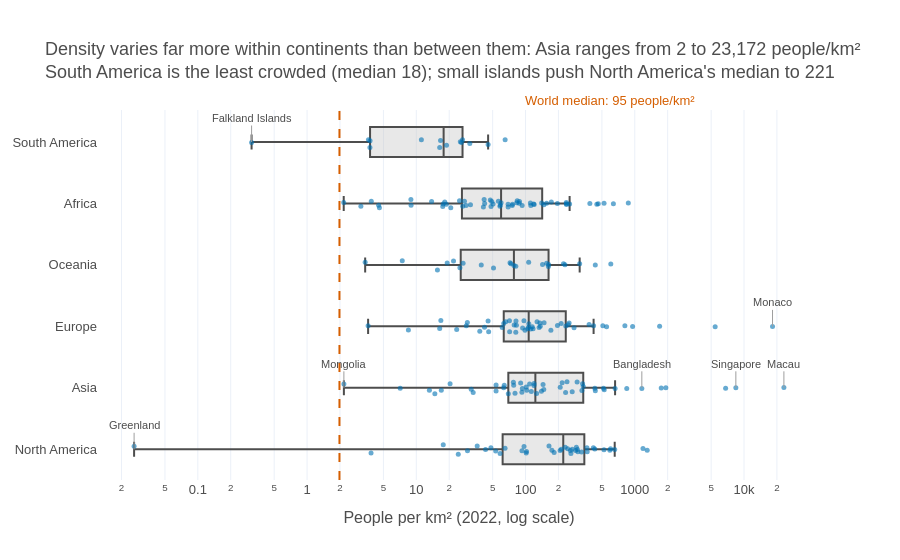

Source (notebook cell):
### Markdown cell above
**Chart choice & justification:** *Which chart did you choose, and why? Justify design choices.

*YOUR ANSWER HERE*

I chose the box plot with all countries shown as points because the question asks for the spread within and across continents, not just an average. A box plot shows the median, the middle 50% and the outliers for each continent side by side. With only 20–60 countries per continent, a box plot is clearer than a violin plot. Density uses a log scale because it ranges from under 1 to over 20,000 people per km². Continents are sorted by median and boxes are grey. The vermillion dashed line marks the world median, and the extreme countries are labelled.

### Code cell
# Q4
# YOUR CODE HERE

order = df.groupby('Continent')['Density'].median().sort_values().index.tolist()
world_med = df['Density'].median()
med = df.groupby('Continent')['Density'].median()

fig = px.box(df, x='Density', y='Continent', points='all', hover_name='Country',
             category_orders={'Continent': order}, log_x=True,
             template='plotly_white', height=560)
fig.update_traces(marker=dict(color='#0072B2', size=5, opacity=0.6), line=dict(color=DARK),
                  fillcolor='rgba(189,189,189,0.35)', jitter=0.4, pointpos=0)

fig.add_vline(x=np.log10(world_med), line_dash='dash', line_color=ACCENT,
              annotation=dict(text=f'World median: {world_med:.0f} people/km²', font=dict(color=ACCENT),
                              xanchor='left', yanchor='bottom', y=1, yref='paper'))

for name in ['Macau', 'Monaco', 'Singapore', 'Bangladesh', 'Greenland', 'Mongolia', 'Falkland Islands']:
    row = df[df['Country'] == name].iloc[0]
    fig.add_annotation(x=np.log10(row['Density']), y=row['Continent'], text=name, showarrow=True,
                       arrowhead=0, arrowcolor='#9E9E9E', ax=0, ay=-24, font=dict(size=11, color=DARK))

fig.update_layout(
    title=dict(text=f"Density varies far more within continents than between them: Asia ranges from "
                    f"{df.loc[df.Continent=='Asia','Density'].min():.0f} to {df.loc[df.Continent=='Asia','Density'].max():,.0f} people/km²<br>"
                    f"South America is the least crowded (median {med['South America']:.0f}); small islands push "
                    f"North America's median to {med['North America']:.0f}"),
    font=FONT, showlegend=False, margin=dict(t=110))
fig.update_xaxes(title='People per km² (2022, log scale)')
fig.update_yaxes(title=None, showgrid=False)
fig.show()

### Figure 1 — Plotly figure (JSON) as saved in the notebook; plotly's stock layout.template omitted (floating-point values rounded to 4 significant figures; data arrays with more than 128 entries replaced by an {"elided": "..."} marker saying what was removed)
{"data": [{"alignmentgroup": "True", "boxpoints": "all", "fillcolor": "rgba(189,189,189,0.35)", "hovertemplate": "<b>%{hovertext}</b><br><br>Density=%{x}<br>Continent=%{y}<extra></extra>", "hovertext": {"elided": "234 str values"}, "jitter": 0.4, "legendgroup": "", "line": {"color": "#4D4D4D"}, "marker": {"color": "#0072B2", "opacity": 0.6, "size": 5}, "name": "", "notched": false, "offsetgroup": "", "orientation": "h", "pointpos": 0, "showlegend": false, "type": "box", "x": {"elided": "234 float values"}, "x0": " ", "xaxis": "x", "y": {"elided": "234 str values"}, "y0": " ", "yaxis": "y"}], "layout": {"annotations": [{"font": {"color": "#D55E00"}, "showarrow": false, "text": "World median: 95 people/km²", "x": 1.979, "xanchor": "left", "xref": "x", "y": 1, "yanchor": "bottom", "yref": "y domain"}, {"arrowcolor": "#9E9E9E", "arrowhead": 0, "ax": 0, "ay": -24, "font": {"color": "#4D4D4D", "size": 11}, "showarrow": true, "text": "Macau", "x": 4.365, "y": "Asia"}, {"arrowcolor": "#9E9E9E", "arrowhead": 0, "ax": 0, "ay": -24, "font": {"color": "#4D4D4D", "size": 11}, "showarrow": true, "text": "Monaco", "x": 4.261, "y": "Europe"}, {"arrowcolor": "#9E9E9E", "arrowhead": 0, "ax": 0, "ay": -24, "font": {"color": "#4D4D4D", "size": 11}, "showarrow": true, "text": "Singapore", "x": 3.925, "y": "Asia"}, {"arrowcolor": "#9E9E9E", "arrowhead": 0, "ax": 0, "ay": -24, "font": {"color": "#4D4D4D", "size": 11}, "showarrow": true, "text": "Bangladesh", "x": 3.064, "y": "Asia"}, {"arrowcolor": "#9E9E9E", "arrowhead": 0, "ax": 0, "ay": -24, "font": {"color": "#4D4D4D", "size": 11}, "showarrow": true, "text": "Greenland", "x": -1.583, "y": "North America"}, {"arrowcolor": "#9E9E9E", "arrowhead": 0, "ax": 0, "ay": -24, "font": {"color": "#4D4D4D", "size": 11}, "showarrow": true, "text": "Mongolia", "x": 0.337, "y": "Asia"}, {"arrowcolor": "#9E9E9E", "arrowhead": 0, "ax": 0, "ay": -24, "font": {"color": "#4D4D4D", "size": 11}, "showarrow": true, "text": "Falkland Islands", "x": -0.5079, "y": "South America"}], "boxmode": "group", "font": {"color": "#4D4D4D", "family": "Arial", "size": 13}, "height": 560, "legend": {"tracegroupgap": 0}, "margin": {"t": 110}, "shapes": [{"line": {"color": "#D55E00", "dash": "dash"}, "type": "line", "x0": 1.979, "x1": 1.979, "xref": "x", "y0": 0, "y1": 1, "yref": "y domain"}], "showlegend": false, "title": {"text": "Density varies far more within continents than between them: Asia ranges from 2 to 23,172 people/km²<br>South America is the least crowded (median 18); small islands push North America's median to 221"}, "xaxis": {"anchor": "y", "domain": [0, 1], "title": {"text": "People per km² (2022, log scale)"}, "type": "log"}, "yaxis": {"anchor": "x", "categoryarray": ["North America", "Asia", "Europe", "Oceania", "Africa", "South America"], "categoryorder": "array", "domain": [0, 1], "showgrid": false, "title": {}}}}
